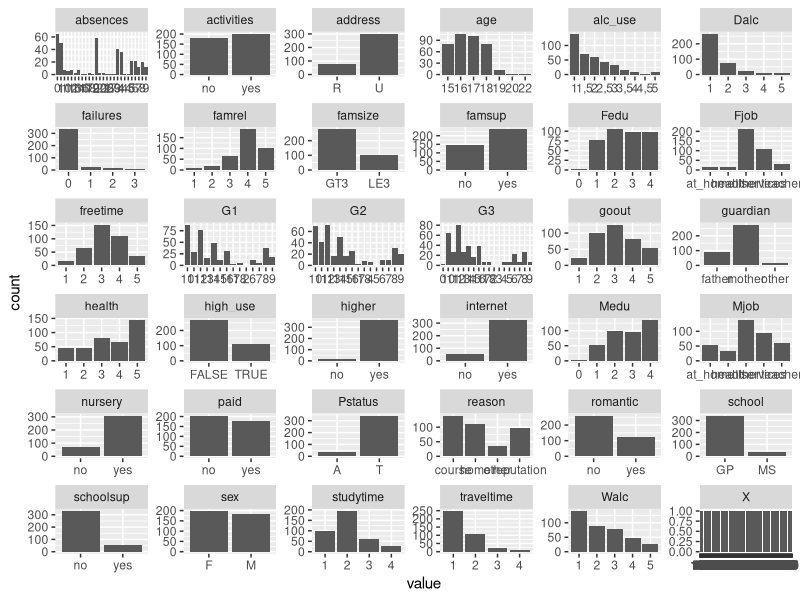
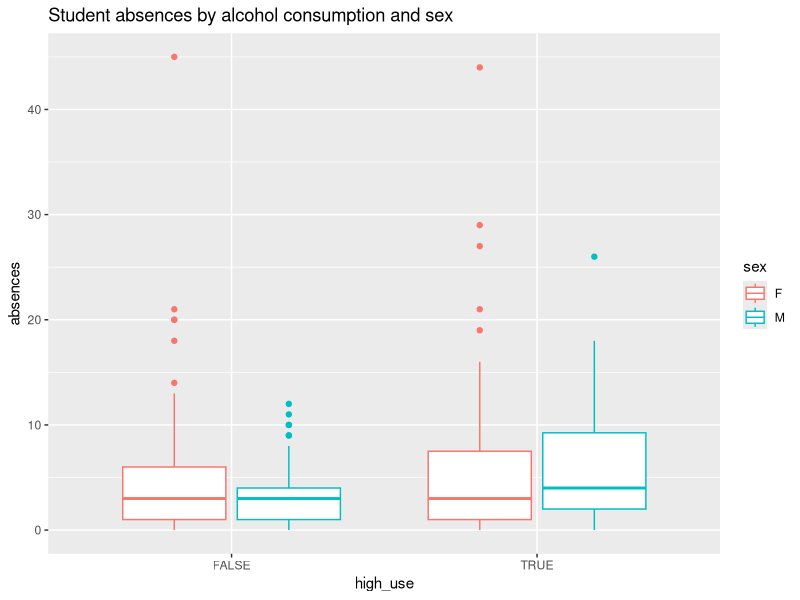
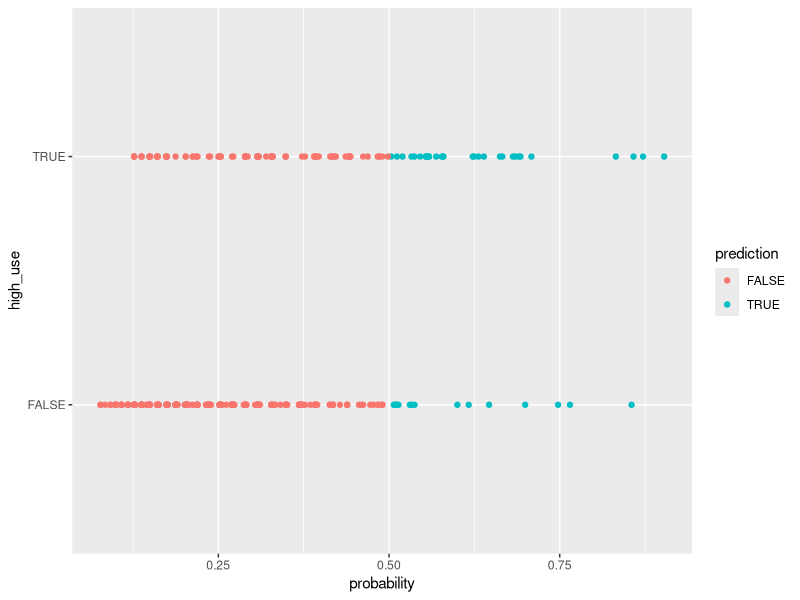

Recreate these plots in R, in order.
## ---- chunk 1

# Sofia 100217 Logistic Regression excercise
# title: RStudio Exercise 3 RMarkdown file for Analysis created 100117
# author: Sofia Oja
# date: 10 helmikuuta 2017

# set working directory
setwd("~/GitHub/IODS-project")

# read CSV into R
alcjoined <- read.csv(file="Data/alcjoinedmodified.csv", header=TRUE, sep=";")

# stucture of the new dataset
# 'data.frame':	382 obs. of  36 variables:
str(alcjoined)

# dimension of the new dataset
# [1] 382  36
dim(alcjoined)

# colnames of the new dataset
# [1] "X"          "school"     "sex"        "age"        "address"   
# [6] "famsize"    "Pstatus"    "Medu"       "Fedu"       "Mjob"      
# [11] "Fjob"       "reason"     "nursery"    "internet"   "guardian"  
# [16] "traveltime" "studytime"  "failures"   "schoolsup"  "famsup"    
# [21] "paid"       "activities" "higher"     "romantic"   "famrel"    
# [26] "freetime"   "goout"      "Dalc"       "Walc"       "health"    
# [31] "absences"   "G1"         "G2"         "G3"         "alc_use"   
# [36] "high_use"  
colnames(alcjoined)

# For parameters absences, sex, failures and freetime have to my hypothesis relationships with alcohol consumption.

# access the tidyverse libraries tidyr, dplyr, ggplot2
library(tidyr); library(dplyr); library(ggplot2)

# draw a bar plot of each variable
gather(alcjoined) %>% ggplot(aes(value)) + facet_wrap("key", scales = "free") + geom_bar()

library(ggplot2)

# initialise a plot of high_use and absences
g1 <- ggplot(alcjoined, aes(x = high_use, y = absences, col = sex))

# define the plot as a boxplot and draw it
g1 + geom_boxplot() + ggtitle("Student absences by alcohol consumption and sex")

# find the model with glm()
m <- glm(high_use ~ failures + absences + sex + freetime, data = alcjoined, family = "binomial")

# print out a summary of the model
m

# print out the coefficients and summary  of the model
#Coefficients:
#            Estimate Std. Error z value Pr(>|z|)    
#(Intercept) -2.75479    0.46053  -5.982 2.21e-09 ***
#failures     0.43004    0.19312   2.227 0.025961 *  
#absences     0.09461    0.02280   4.150 3.33e-05 ***
#sexM         0.84223    0.24705   3.409 0.000652 ***
#freetime     0.27453    0.12543   2.189 0.028621 * 
# For parameters absences and sex have very high significance ***, also failures and freetime are significant *.
coef(m)
summary(m)

# compute odds ratios (OR)
OR <- coef(m) %>% exp

# compute confidence intervals (CI)
CI <- confint(m) %>% exp

# print out the odds ratios with their confidence intervals
cbind(OR, CI)

# predict() the probability of high_use
probabilities <- predict(m, type = "response")

# add the predicted probabilities to 'alc'
alcjoined <- mutate(alcjoined, probability = probabilities)

# use the probabilities to make a prediction of high_use
alcjoined <- mutate(alcjoined, prediction = probability > 0.5)

# tabulate the target variable versus the predictions
table(high_use = alcjoined$high_use, prediction = alcjoined$prediction)

# access dplyr and ggplot2
library(dplyr); library(ggplot2)

# initialize a plot of 'high_use' versus 'probability' in 'alc'
g <- ggplot(alcjoined, aes(x = probability, y = high_use, col = prediction))

# define the geom as points and draw the plot
g + geom_point()

# tabulate the target variable versus the predictions
table(high_use = alcjoined$high_use, prediction = alcjoined$prediction) %>% prop.table() %>% addmargins()

